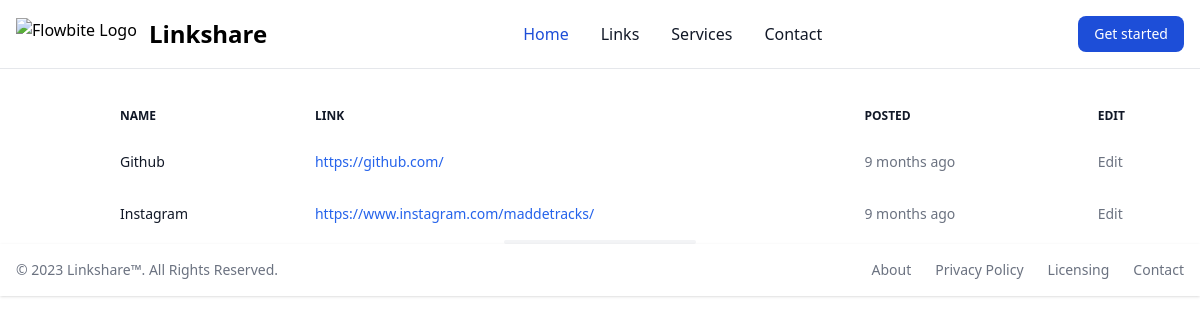
The app's page /links, older data.
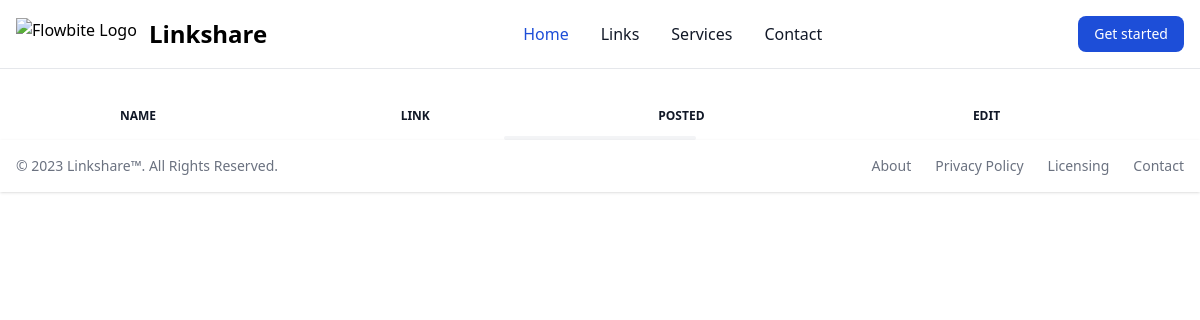
The same page, newer data.
### links/models.py (models this page shows, shortened)
class Link(models.Model):
    name = models.CharField(max_length=100)
    url = models.URLField(max_length=500)
    date_added = models.DateTimeField(auto_now_add=True)
    category = models.ForeignKey(Category, default=None, on_delete=models.CASCADE)

### links/views.py (the view)
# urls.py: path("links", LinksListView.as_view(), name="links"),
class LinksListView(ListView):
    model = Link
    template_name = "links/links.html"

### links/templates/links/links.html (shortened to what this page needs)
{% extends 'base.html' %}
{% block content %}
<div class="relative pt-24 dark:text-gray-400 pl-24">
    <table class="w-full text-sm text-left text-gray-500 dark:text-gray-400">
        <thead class="text-xs text-gray-900 uppercase dark:text-gray-400">
            <tr>
                <th scope="col" class="px-6 py-3">
                    Name
                </th>
                <th scope="col" class="px-6 py-3">
                    Link
                </th>
                <th scope="col" class="px-6 py-3">
                    Posted
                </th>
                <th scope="col" class="px-6 py-3">
                    Edit
                </th>
            </tr>
        </thead>
        <tbody>
            {% for link in link_list %}
            <tr class="bg-white dark:bg-gray-800">
                <th scope="row" class="px-6 py-4 font-medium text-gray-900 whitespace-nowrap dark:text-white">
                    {{ link.name }}
                </th>
                <td class="px-6 py-4">
                    <a href="{{ link.url }}" class="inline-flex items-center font-medium text-blue-600 hover:text-blue-800 dark:text-blue-500 dark:hover:text-blue-700">
                        {{ link.url }}
                    </a>
                </td>
                <td class="px-6 py-4">
                    {{ link.date_added | timesince }} ago
                </td>
                <td class="px-6 py-4">
                    Edit
                </td>
            </tr>
            {% endfor %}
        </tbody>
    </table>
</div>
{% endblock content %}

Row changes from the older to the newer data that the page shows:
removed Link: name "Github", url "https://github.com/", date_added "9 months"
removed Link: name "Instagram", url "https://www.instagram.com/maddetracks/", date_added "9 months"
